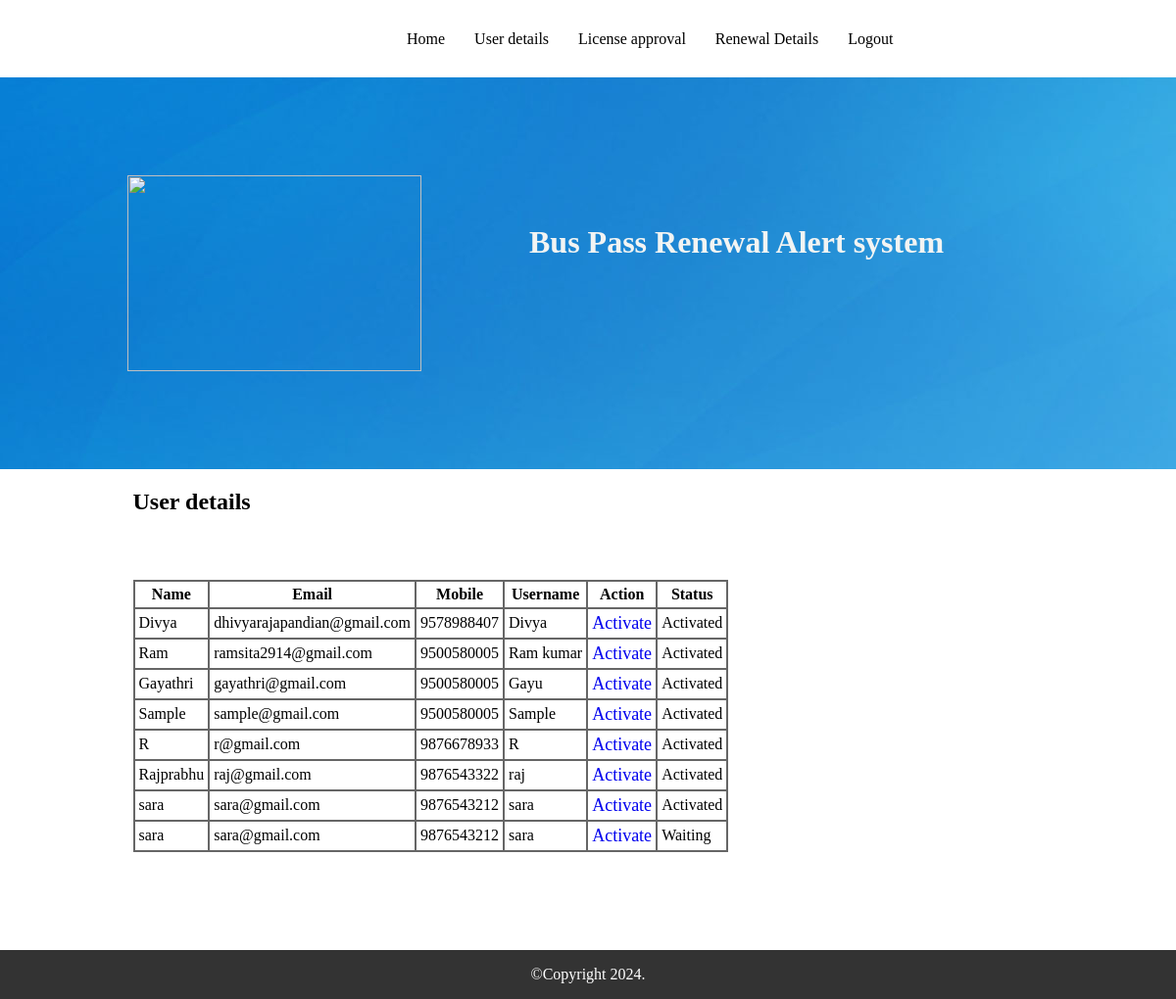
The app's page /user_details.php with its own data.
### tables this page shows
CREATE TABLE IF NOT EXISTS `user` (
  `id` int(255) NOT NULL AUTO_INCREMENT,
  `name` varchar(255) NOT NULL,
  `email` varchar(255) NOT NULL,
  `mobile` varchar(255) NOT NULL,
  `username` varchar(255) NOT NULL,
  `password` varchar(255) NOT NULL,
  `status` varchar(255) NOT NULL,
  PRIMARY KEY (`id`)
);

### user_details.php (the view, shortened to what this page needs)
<!DOCTYPE html PUBLIC "-//W3C//DTD XHTML 1.0 Transitional//EN" "http://www.w3.org/TR/xhtml1/DTD/xhtml1-transitional.dtd">
<html xmlns="http://www.w3.org/1999/xhtml">
<head>
<link href="css/style.css" type="text/css" rel="stylesheet" />
</head>
<body>
<div class="topheader">
<div class="top1"><h1></h1></div>
<div class="top2">
<ul>
<li><a href="home.php">Home</a></li>
<li><a href="user_details.php">User details</a></li>
<li><a href="license_approval.php">License approval</a></li>
<li><a href="renewal_details.php">Renewal Details</a></li>
<li><a href="logout.php">Logout</a></li>
</ul>
</div>
</div>
<div class="banner">
<div class="banner_col1">
<img src="images/welcome.jpg" height="200" width="300" />
</div>
<div class="banner_col2"><h1>Bus Pass  Renewal Alert system</h1></div>
</div>
<div class="welcome">
<div class="inner">
<h2>User details</h2>
<p style="color:#0C3;"><?php echo $msg;?></p>
<table>
<tr><th>Name</th><th>Email</th><th>Mobile</th><th>Username</th><th>Action</th><th>Status</th></tr>
<?php
$sql="select * from user";
$execute=mysql_query($sql);
while($fetch=mysql_fetch_array($execute))
{?>
<tr>
<td><?php echo $fetch['name'];?></td>
<td><?php echo $fetch['email'];?></td>
<td><?php echo $fetch['mobile'];?></td>
<td><?php echo $fetch['username'];?></td>
<td><a href="user_details.php?id=<?php echo $fetch['id'];?>">Activate</a></td>
<td><?php echo $fetch['status'];?></td>
</tr>
<?php }
?>
</table>
</div>
</div>
<div class="footer"><p>&copy;Copyright 2024.</p></div>
</body>
</html>

### css/style.css (style rules this page uses)
body { margin:0; }
.topheader { width:100%; float:left; }
.top1 { width:30%; float:left; }
.top2 { width:70%; float:left; }
.top2 li { list-style-type:none; float:left; margin-bottom:30px; margin-top:15px; }
.top2 li a { text-decoration:none; padding:15px; color:#000; font-family:Georgia, "Times New Roman", Times, serif; }
.banner { width:100%; float:left; background-image:url(../images/bannerimage.jpg); height:400px; }
.banner_col1 { width:45%; float:left; }
.banner_col1 img { margin-top:100px; margin-left:130px; }
.banner_col2 h1 { margin-top:150px; color:#F2f4f3; }
.welcome { width:100%; float:left; }
.inner { margin:0 auto; width:929px; }
.welcome p { text-align:justify; line-height:30px; font-family:Georgia, "Times New Roman", Times, serif; padding:15px 0px; }
.footer { width:100%; float:left; background-color:#333; }
.footer p { text-align:center; color:#FFF; }
.welcome a { font-size:18px; margin-bottom:10px; text-decoration:none; }
.welcome table { margin-bottom:100px; }
.welcome table,td,th { border:2px solid #666; border-collapse:collapse; padding:4px; }

### records on screen
user: name "Divya", email "dhivyarajapandian@gmail.com", mobile "9578988407", username "Divya", status "Activated"
user: name "Ram", email "ramsita2914@gmail.com", mobile "9500580005", username "Ram kumar", status "Activated"
user: name "Gayathri", email "gayathri@gmail.com", mobile "9500580005", username "Gayu", status "Activated"
user: name "Sample", email "sample@gmail.com", mobile "9500580005", username "Sample", status "Activated"
user: name "R", email "r@gmail.com", mobile "9876678933", username "R", status "Activated"
user: name "Rajprabhu", email "raj@gmail.com", mobile "9876543322", username "raj", status "Activated"
user: name "sara", email "sara@gmail.com", mobile "9876543212", username "sara", status "Activated"
user: name "sara", email "sara@gmail.com", mobile "9876543212", username "sara", status "Waiting"
